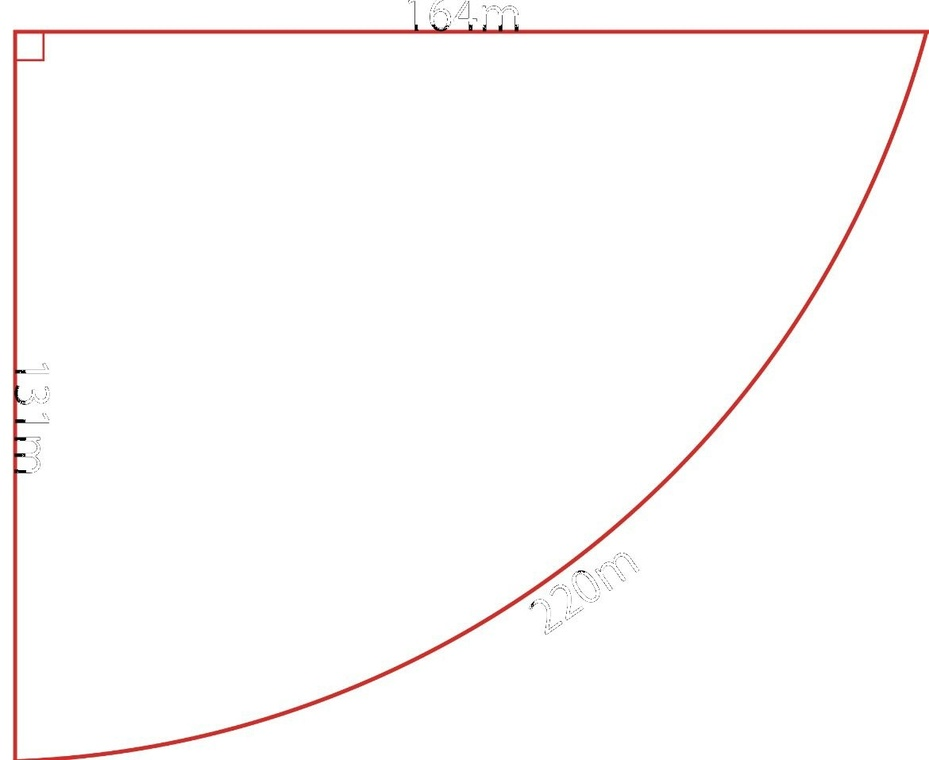
#> input picture output.jpg, 929 x 760 px, shrunk from 1170 x 957 before the run
$ python count_enclosed_pixels.py
#> lines starting #> are read from the running program, lines starting #| are printed output that depends on the picture; after the words box and inside, x2 and y2 are one past the last pixel; in counts of white or black regions, pixels touching at a corner belong together
#> in count_enclosed_pixels, image is the input picture: shape (760, 929, 3); mean B, G, R 251.1, 251.2, 253.3
#!/usr/bin/env python3
"""赤線で囲まれた部分のピクセル数を出力する。"""

from __future__ import annotations

import argparse
from pathlib import Path

import cv2
import numpy as np

def detect_red_pixels(image: np.ndarray, red_min: int, diff_min: int) -> np.ndarray:
  """画像から赤線に見える画素を検出し、真偽値のマスクとして返す。"""
#> called with red_min = 120, diff_min = 40
  blue, green, red = cv2.split(image)
  return (red >= red_min) & ((red - green) >= diff_min) & ((red - blue) >= diff_min)
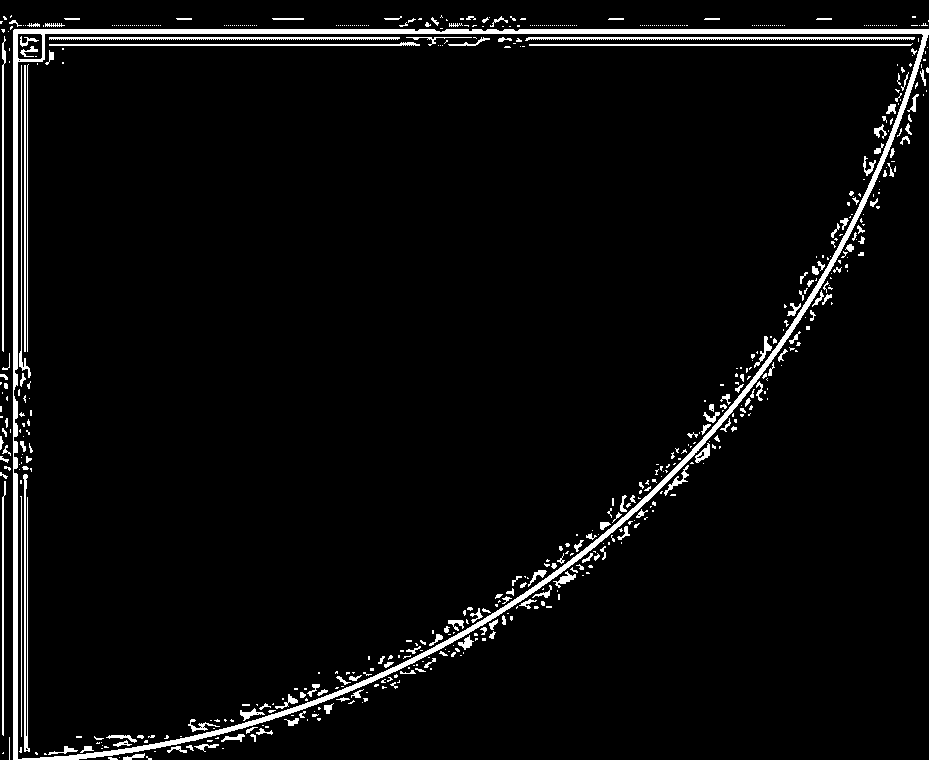
#> returned value: shape (760, 929) bool; 4.4% white; 642 white regions (471 under 20 px), largest, box (x1, y1, x2, y2) and area: (13, 29, 929, 760) 14328, (525, 37, 915, 41) 976, (49, 37, 400, 40) 877

def close_red_boundary(red_mask: np.ndarray, thickness: int) -> np.ndarray:
  """赤線マスクを太らせて、JPEGのにじみや細い隙間をふさぐ。"""
#> called with thickness = 3
  kernel = np.ones((thickness, thickness), dtype=np.uint8)
  mask = red_mask.astype(np.uint8) * 255
  mask = cv2.morphologyEx(mask, cv2.MORPH_CLOSE, kernel)
#> mask: shape (760, 929); 5.1% white; 215 white regions (144 under 20 px), largest, box (x1, y1, x2, y2) and area: (0, 16, 929, 760) 27240, (525, 37, 915, 41) 1167, (49, 37, 400, 40) 1051
  mask = cv2.dilate(mask, kernel)
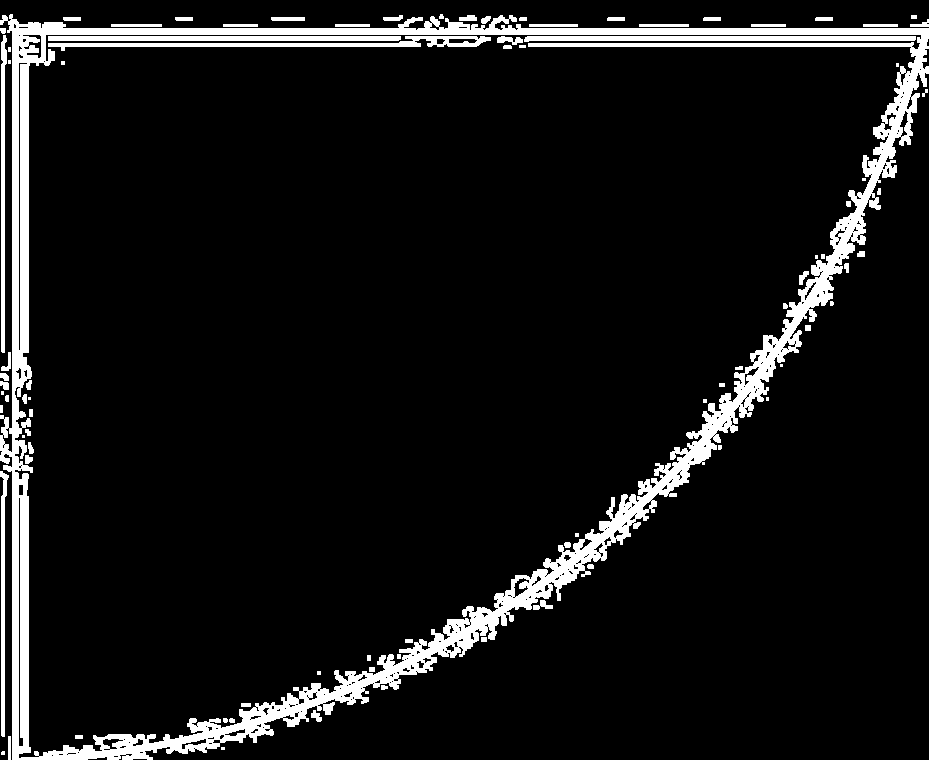
#> mask: shape (760, 929); 8.3% white; 85 white regions (18 under 20 px), largest, box (x1, y1, x2, y2) and area: (0, 14, 929, 760) 46570, (48, 36, 491, 51) 2099, (524, 36, 916, 42) 1959
  return mask > 0

def find_outside_pixels(boundary_mask: np.ndarray) -> np.ndarray:
  """赤線の外側から到達できる画素を flood fill で求める。"""
  height, width = boundary_mask.shape
#> height = 760; width = 929
  fill_image = np.where(boundary_mask, 255, 0).astype(np.uint8)
  flood_mask = np.zeros((height + 2, width + 2), dtype=np.uint8)

  for x in range(width):
    if fill_image[0, x] == 0:
      cv2.floodFill(fill_image, flood_mask, (x, 0), 128)
    if fill_image[height - 1, x] == 0:
      cv2.floodFill(fill_image, flood_mask, (x, height - 1), 128)
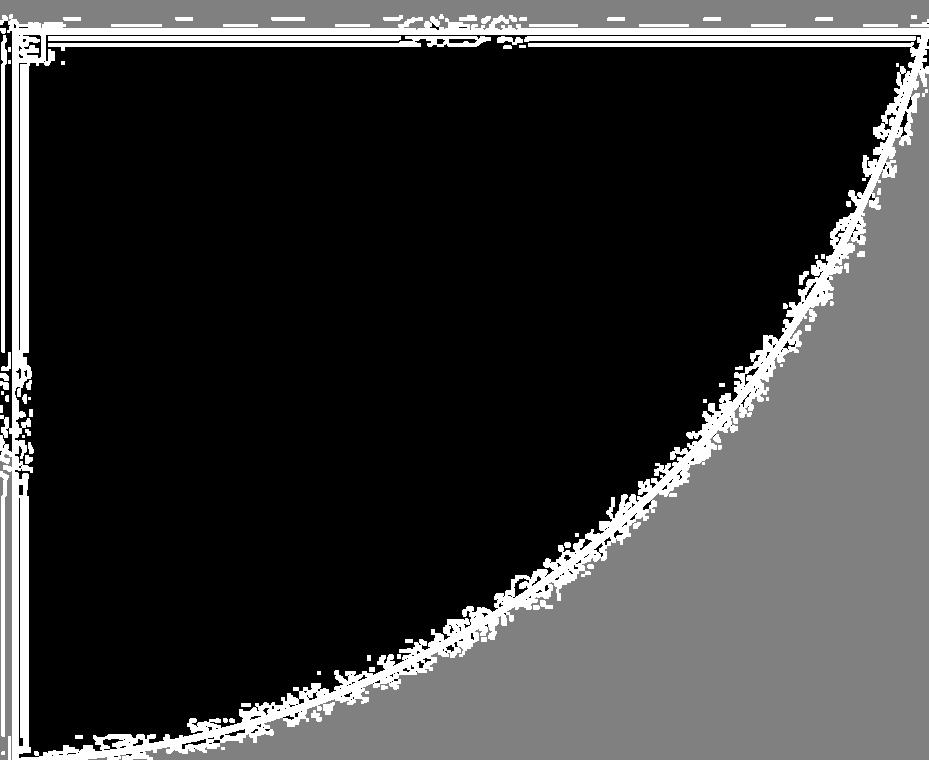
#> fill_image: shape (760, 929); min 0, max 255, mean 55.9

  for y in range(height):
    if fill_image[y, 0] == 0:
      cv2.floodFill(fill_image, flood_mask, (0, y), 128)
    if fill_image[y, width - 1] == 0:
      cv2.floodFill(fill_image, flood_mask, (width - 1, y), 128)
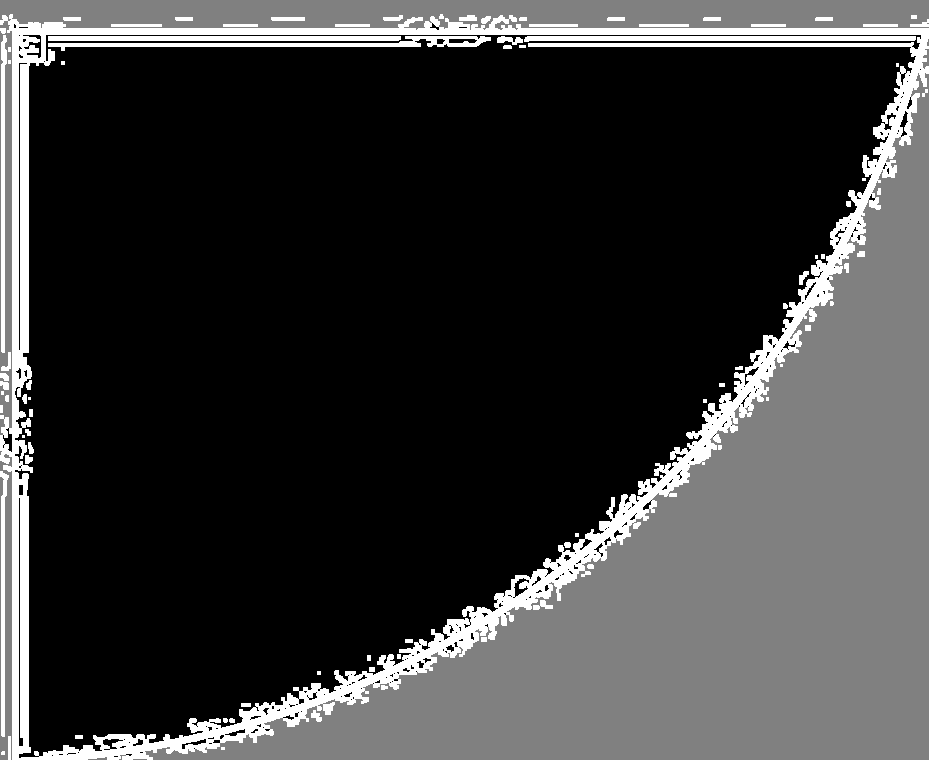
#> fill_image: shape (760, 929); 0.46% of pixels changed, all inside (x1, y1, x2, y2) = (0, 21, 929, 455)

  return fill_image == 128
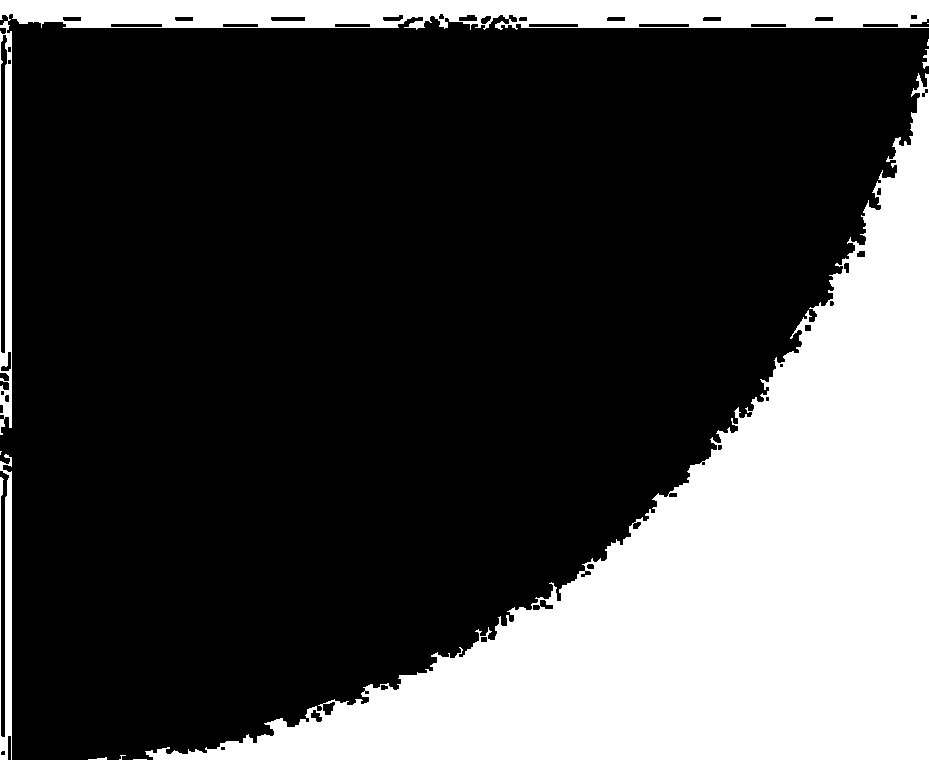
#> returned value: shape (760, 929) bool; 27.6% white; 10 white regions (5 under 20 px), largest, box (x1, y1, x2, y2) and area: (145, 73, 929, 760) 166002, (0, 0, 929, 435) 26387, (0, 454, 12, 760) 2381, (922, 49, 929, 69) 70, (88, 757, 107, 760) 31

def count_enclosed_pixels(
  input_path: Path,
  *,
  red_min: int,
  diff_min: int,
  boundary_thickness: int,
  include_line: bool,
) -> int:
  """入力画像を読み込み、赤線で囲まれた内側のピクセル数を数える。"""
  image = cv2.imread(str(input_path), cv2.IMREAD_COLOR)
  if image is None:
    raise FileNotFoundError(f"画像を読み込めませんでした: {input_path}")

  red_mask = detect_red_pixels(image, red_min, diff_min)
  boundary_mask = close_red_boundary(red_mask, boundary_thickness)
  outside_mask = find_outside_pixels(boundary_mask)
  enclosed_mask = ~outside_mask

  if not include_line:
    enclosed_mask &= ~boundary_mask
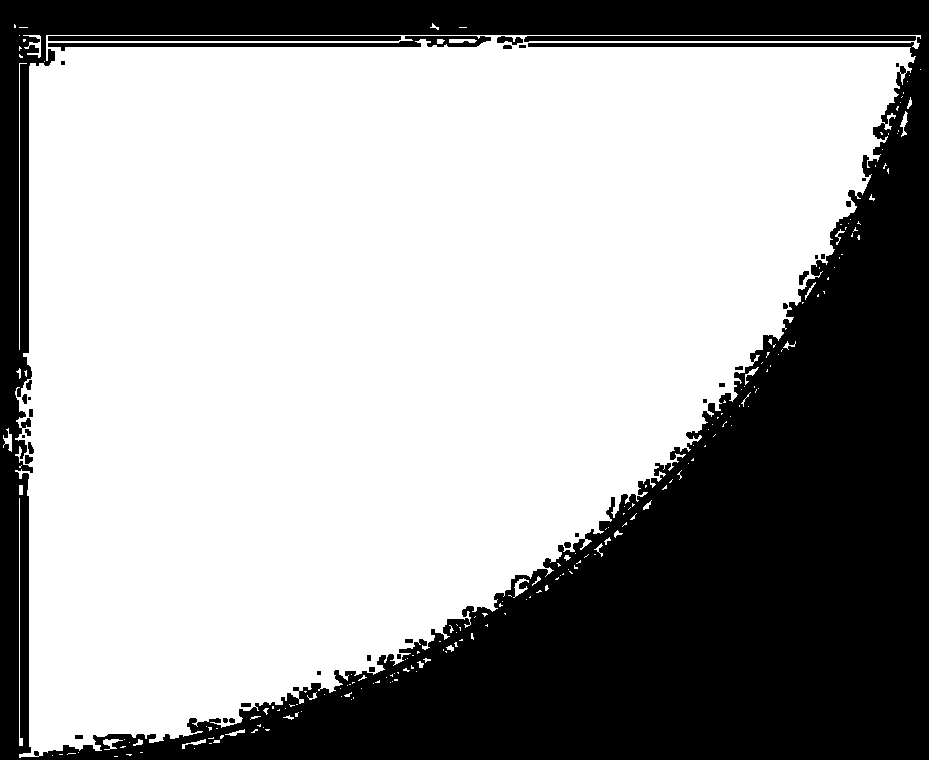
#> enclosed_mask: shape (760, 929) bool; 64.1% white; 37 black regions (9 under 20 px), largest, box (x1, y1, x2, y2) and area: (0, 0, 929, 760) 246514, (48, 36, 491, 51) 2099, (524, 36, 916, 42) 1959

  return int(np.count_nonzero(enclosed_mask))

def parse_args() -> argparse.Namespace:
  """コマンドライン引数を解析し、入力画像や判定条件を返す。"""
  parser = argparse.ArgumentParser(
    description="赤線で囲まれた部分のピクセル数を出力します。",
    add_help=False,
  )
  parser._positionals.title = "位置引数"
  parser._optionals.title = "オプション"
  parser.add_argument(
    "-h",
    "--help",
    action="help",
    help="このヘルプメッセージを表示して終了します",
  )
  parser.add_argument(
    "input",
    nargs="?",
    default=Path("output.jpg"),
    type=Path,
    help="入力画像のパス（初期値: output.jpg）",
  )
  parser.add_argument(
    "--red-min",
    type=int,
    default=120,
    help="赤として扱うR値の下限。0-255で指定します（初期値: 120）",
  )
  parser.add_argument(
    "--diff-min",
    type=int,
    default=40,
    help="R値がG値・B値よりどれだけ大きい画素を赤とみなすか（初期値: 40）",
  )
  parser.add_argument(
    "--boundary-thickness",
    type=int,
    default=3,
    help="赤線の隙間をふさぐために使う太さ（初期値: 3）",
  )
  parser.add_argument(
    "--include-line",
    action="store_true",
    help="赤線そのものの画素もピクセル数に含めます",
  )
  return parser.parse_args()

def main() -> None:
  """赤線で囲まれた部分のピクセル数を計算して標準出力に表示する。"""
  args = parse_args()
  count = count_enclosed_pixels(
    args.input,
    red_min=args.red_min,
    diff_min=args.diff_min,
    boundary_thickness=args.boundary_thickness,
    include_line=args.include_line,
  )
#> count = 452671
  print(count)
#| 452671

if __name__ == "__main__":
  main()
